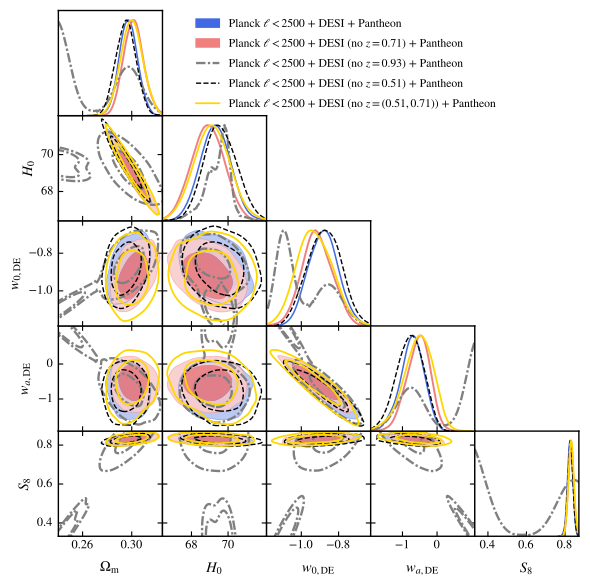

Write the Python code that produced this figure.
import getdist.plots as gplot
from getdist import MCSamples
from getdist import loadMCSamples
import os
import matplotlib
import subprocess
import matplotlib.pyplot as plt
import numpy as np

# GENERAL PLOT OPTIONS
matplotlib.rcParams['mathtext.fontset'] = 'stix'
matplotlib.rcParams['font.family'] = 'STIXGeneral'
matplotlib.rcParams['mathtext.rm'] = 'Bitstream Vera Sans'
matplotlib.rcParams['mathtext.it'] = 'Bitstream Vera Sans:italic'
matplotlib.rcParams['mathtext.bf'] = 'Bitstream Vera Sans:bold'
matplotlib.rcParams['xtick.bottom'] = True
matplotlib.rcParams['xtick.top'] = False
matplotlib.rcParams['ytick.right'] = False
matplotlib.rcParams['axes.edgecolor'] = 'black'
matplotlib.rcParams['axes.linewidth'] = '1.0'
matplotlib.rcParams['axes.labelsize'] = 'medium'
matplotlib.rcParams['axes.grid'] = True
matplotlib.rcParams['grid.linewidth'] = '0.0'
matplotlib.rcParams['grid.alpha'] = '0.18'
matplotlib.rcParams['grid.color'] = 'lightgray'
matplotlib.rcParams['legend.labelspacing'] = 0.77
matplotlib.rcParams['savefig.bbox'] = 'tight'
matplotlib.rcParams['savefig.format'] = 'pdf'

# ADDING AS DERIVED PARAMETER

parameter = [u'omegam', u'H0', u'w', u'wa', u'SS8']
chaindir=r'./'

analysissettings={'smooth_scale_1D':0.45,'smooth_scale_2D':0.45,'ignore_rows': u'0.3',
'range_confidence' : u'0.025'}

analysissettings2={'smooth_scale_1D':0.45,'smooth_scale_2D':0.45,'ignore_rows': u'0.0',
'range_confidence' : u'0.025'}


root_chains = (
  'EXAMPLE_MCMC702',
  'EXAMPLE_MCMC703',
  'EXAMPLE_MCMC704',
  'EXAMPLE_MCMC705',
  'EXAMPLE_MCMC706',
)

# --------------------------------------------------------------------------------
samples=loadMCSamples(chaindir + root_chains[0],settings=analysissettings)
p = samples.getParams()
samples.addDerived(p.s8omegamp5/0.5477225575,name='SS8',label='{S_8}')
samples.saveAsText(chaindir + '/.VM_P99v2_TMP1')
# --------------------------------------------------------------------------------
samples=loadMCSamples(chaindir + root_chains[1],settings=analysissettings)
p = samples.getParams()
samples.addDerived(p.s8omegamp5/0.5477225575,name='SS8',label='{S_8}')
samples.saveAsText(chaindir + '/.VM_P99v2_TMP2')
# --------------------------------------------------------------------------------
samples=loadMCSamples(chaindir + root_chains[2],settings=analysissettings)
p = samples.getParams()
samples.addDerived(p.s8omegamp5/0.5477225575,name='SS8',label='{S_8}')
samples.saveAsText(chaindir + '/.VM_P99v2_TMP3')
# --------------------------------------------------------------------------------
samples=loadMCSamples(chaindir + root_chains[3],settings=analysissettings)
p = samples.getParams()
samples.addDerived(p.s8omegamp5/0.5477225575,name='SS8',label='{S_8}')
samples.saveAsText(chaindir + '/.VM_P99v2_TMP4')
# --------------------------------------------------------------------------------
samples=loadMCSamples(chaindir + root_chains[4],settings=analysissettings)
p = samples.getParams()
samples.addDerived(p.s8omegamp5/0.5477225575,name='SS8',label='{S_8}')
samples.saveAsText(chaindir + '/.VM_P99v2_TMP5')

#GET DIST PLOT SETUP
g=gplot.getSubplotPlotter(chain_dir=chaindir,
analysis_settings=analysissettings2,width_inch=6.0)
g.settings.lw_contour = 1.2
g.settings.legend_rect_border = False
g.settings.figure_legend_frame = False
g.settings.axes_fontsize = 13.5
g.settings.legend_fontsize = 13.0
g.settings.alpha_filled_add = 0.9
g.settings.lab_fontsize=15
g.legend_labels=False

param_3d = None
g.triangle_plot(['.VM_P99v2_TMP1','.VM_P99v2_TMP2',
                 '.VM_P99v2_TMP3','.VM_P99v2_TMP4',
                 '.VM_P99v2_TMP5'],parameter,
plot_3d_with_param=param_3d,
legend_labels=[
  'Planck $\\ell < 2500$ + DESI + Pantheon', 
  'Planck $\\ell < 2500$ + DESI (no $z=0.71$) + Pantheon',
  'Planck $\\ell < 2500$ + DESI (no $z=0.93$) + Pantheon',
  'Planck $\\ell < 2500$ + DESI (no $z=0.51$) + Pantheon',
  'Planck $\\ell < 2500$ + DESI (no $z=(0.51,0.71)$) + Pantheon'
],
legend_loc=(0.325,0.805),
imax_shaded=0,
contour_colors=['royalblue','lightcoral','grey','black','gold'],
filled=[True,True,False,False,False],
line_args=[
{'lw': 1.1,'ls': 'solid', 'color':'royalblue'},
{'lw': 1.4,'ls': 'solid', 'color':'lightcoral'},
{'lw': 1.7,'ls': '-.', 'color':'grey'},
{'lw': 1.0,'ls': 'dashed', 'color':'black'},
{'lw': 1.3,'ls': 'solid', 'color':'gold'}
],
contour_ls=['solid', 'solid', '-.', 'dashed','solid'],
contour_lws=[1.1, 1.4, 1.7, 1.0,1.3],
)
g.export()
